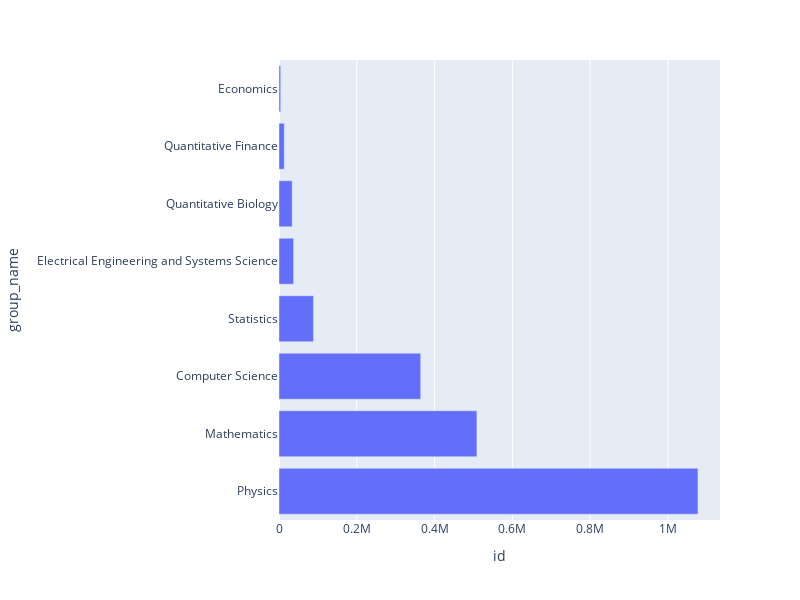

Here is the notebook cell this chart was saved with:
### Code cell
fig = px.bar(_df, x='id', y='group_name')
fig.update_layout(width=800,  height=600,)
fig.show()

### Figure 1 — Plotly figure (JSON) as saved in the notebook; plotly's stock layout.template omitted (floating-point values rounded to 4 significant figures)
{"data": [{"alignmentgroup": "True", "hovertemplate": "id=%{x}<br>group_name=%{y}<extra></extra>", "legendgroup": "", "marker": {"color": "#636efa", "pattern": {"shape": ""}}, "name": "", "offsetgroup": "", "orientation": "h", "showlegend": false, "textposition": "auto", "type": "bar", "x": [1077111, 508850, 364319, 88795, 37503, 33890, 13554, 4413], "xaxis": "x", "y": ["Physics", "Mathematics", "Computer Science", "Statistics", "Electrical Engineering and Systems Science", "Quantitative Biology", "Quantitative Finance", "Economics"], "yaxis": "y"}], "layout": {"barmode": "relative", "height": 600, "legend": {"tracegroupgap": 0}, "margin": {"t": 60}, "width": 800, "xaxis": {"anchor": "y", "domain": [0, 1], "title": {"text": "id"}}, "yaxis": {"anchor": "x", "domain": [0, 1], "title": {"text": "group_name"}}}}
